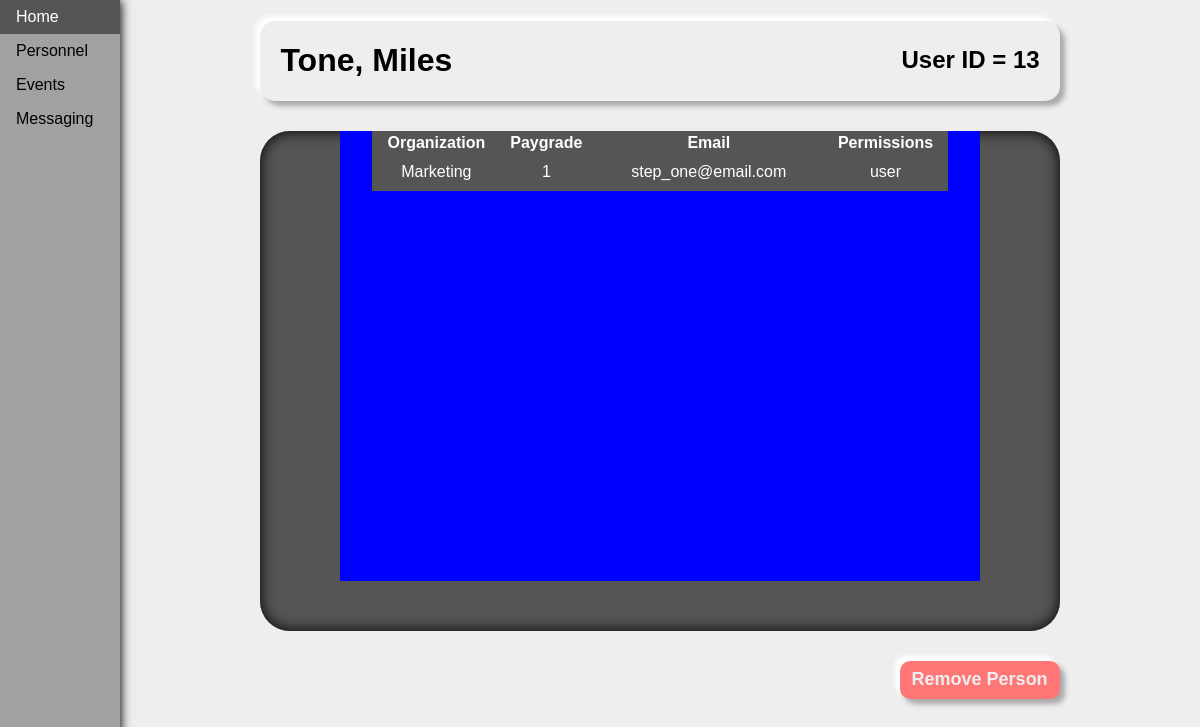
Page /PM-pages/user_data.php?user_ID=13 on the committed database.
### tables this page shows
CREATE TABLE `people` (
  `user_ID` int(11) NOT NULL,
  `First_Name` varchar(30) NOT NULL,
  `Last_Name` varchar(30) NOT NULL,
  `Email` varchar(50) NOT NULL,
  `Activation_Date` date NOT NULL,
  `Pay_Grade` int(11) NOT NULL,
  `Organization` int(11) NOT NULL,
  `Extra_1` int(11) NOT NULL,
  `Extra_2` int(11) NOT NULL,
  `Extra_3` int(11) NOT NULL,
  `Extra_4` int(11) NOT NULL,
  `Extra_5` int(11) NOT NULL,
  `permissions` varchar(12) DEFAULT NULL
);

CREATE TABLE `groups` (
  `ID` int(11) NOT NULL,
  `group_name` varchar(100) NOT NULL,
  `supervisor_ID` int(11) DEFAULT NULL
);

### PM-extras/db_utils.php (called while the page is built, shortened)
<?php
function get_user_name($link, $user_ID) {
	$full_name = "";
	$query = "SELECT Last_Name, First_Name FROM People WHERE People.user_ID = " . $user_ID;
	if ($result = mysqli_query($link, $query)) {
		$row = mysqli_fetch_array($result);
		$full_name = $row['Last_Name'] . ", " . $row['First_Name'];
	} else {
		echo "ERROR: Could not execute sql query."
									.mysqli_error($link);
	}
	return $full_name;
}
function get_user_info($link, $UID) {
	$res = mysqli_query($link, "SELECT * FROM people JOIN groups ON people.Organization = groups.ID WHERE user_ID = ". $UID);
	$row = mysqli_fetch_array($res);
	$row["supervisor_name"] = get_user_name($link, $row["supervisor_ID"]);
	$get_gps = mysqli_query($link, "SELECT ID, group_name FROM groups");
	while ($gp_row = mysqli_fetch_array($get_gps)) {
		$gp_names[$gp_row["ID"]] = $gp_row["group_name"];
	}
	$extras = "";
	if ($extras == "") $row["extras"] = "None";
		else $row["extras"] = $extras;
	return $row;
}
?>

### PM-pages/user_data.php (the view, shortened to what this page needs)
<!DOCTYPE html>
<html>
<head>
    <link rel="stylesheet" type="text/css" href="../PM-css/styles.css">
</head>
<body>
    <?php require('../PM-extras/db_utils.php');
        $link = create_connection();
        $UID = $_GET['user_ID'];
    ?>
    <ul>
        <li><a href="../index.php">Home</a></li>
        <li><a href="personnel.php">Personnel</a></li>
        <li><a href="events.php">Events</a class="active"></li>
        <li><a href="messaging.php">Messaging</a></li>
    </ul>
    <div class="page_body">
        <div class="user_data_container">
            <div class="top_line">
                <div class="top_line_L">
                    <h1><?php echo get_user_name($link, $UID); ?></h1>
                </div>
                <div class="top_line_R">
                    <h2>User ID = <?php echo $UID; ?></h2>
                </div>
            </div>
            <div>
                <div class="user_info_box">
                    <div class="user_column">
                        <?php $row = get_user_info($link, $UID); ?>
                        <table id="user_info_table">
                            <tr>
                                <th>Organization</th>
                                <th>Paygrade</th>
                                <th>Email</th>
                                <th>Permissions</th>
                            </tr>
                            <tr>
                                <?php
                                    echo "<td class='user_cell'>".$row['group_name']."</td>";
                                    echo "<td class='user_cell'>".$row['Pay_Grade']."</td>";
                                    echo "<td class='user_cell'>".$row['Email']."</td>";
                                    echo "<td class='user_cell'>".$row['permissions']."</td>";
                                ?>
                            </tr>
                        </table>
                    </div>
                </div>
            </div>
            <div class="remove_button" onclick="openTab('b3');">
                Remove Person
            </div>
        </div>
    </div>
</body>
</html>

### PM-css/styles.css (style rules this page uses)
* { font-family: Arial; }
body { margin: 0; background-color: #EEEEEE; }
.page_body { margin-left: 200px; margin-right: 80px; padding: 1px 16px; }
.user_data_container { width: 90%; margin: 0 auto; }
.top_line { margin-top: 20px; margin-left: auto; margin-right: auto; height: 80px; padding-left: 20px; padding-right: 20px; background-color: #EEE; border-radius: 15px; box-shadow: 5px 5px 5px #AAAAAA, -5px -5px 5px #FFFFFF; }
.top_line_L { width: 50%; height: 100%; float: left; }
.top_line_R { width: 50%; height: 100%; float: left; text-align: right; margin-top: 5px; }
.user_info_box { margin: 30px auto; height: 500px; background-color: #555; border-radius: 30px; box-shadow: inset 0 0 15px #000000; }
.user_column { margin: 0 auto; width: 80%; height: 90%; color: white; background-color: blue; }
#user_info_table { width: 90%; margin: 10px auto; text-align: center; background-color: #555; }
.user_cell { text-align: center; white-space: nowrap; padding: 8px 15px 8px 15px; }
.remove_button { float: right; width: 150px; height: 30px; padding: 8px 5px 0px 5px; border-radius: 10px; text-align: center; font-size: 18px; font-weight: bold; cursor: pointer; color: #EEE; background-color: #FF7676; box-shadow: 5px 5px 5px #AAAAAA, -5px -5px 5px #FFFFFF; }
ul { list-style-type: none; margin: 0; padding: 0; width: 120px; background-color: rgb(161, 161, 161); position: fixed; height: 100%; overflow: auto; box-shadow: 1px 0px 10px; }
li a { display: block; color: #000; padding: 8px 16px; text-decoration: none; }

### rows in the picture
people: get_user_name($link, $UID) "Tone, Miles", groups.group_name "Marketing", Pay_Grade "1", Email "step_one@email.com", permissions "user"

### other values in the picture
$UID "13"
